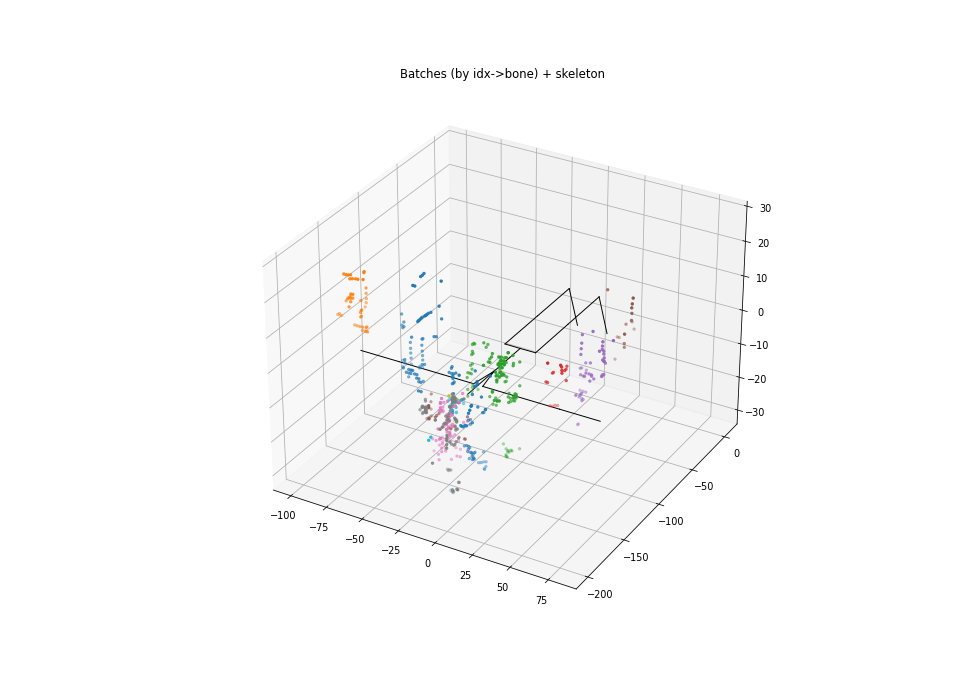

Recreate this plot in Python.
#!/usr/bin/env python3
"""Render batches + skeleton to check alignment."""
import struct, math
import numpy as np
import matplotlib
matplotlib.use('Agg')
import matplotlib.pyplot as plt
from mpl_toolkits.mplot3d import Axes3D

P='/home/hatch/workspace/agent-ops/worktrees/wrestling-teardown/wwe-wrestlemania-xix/.scratch/files/model__wrestler__000_0.ymg'
d=open(P,'rb').read()
def u32(o): return struct.unpack('>I',d[o:o+4])[0]
def f32(o): return struct.unpack('>f',d[o:o+4])[0]
def i16(o): return struct.unpack('>h',d[o:o+2])[0]
NB=71
names=[]; pars=[]; poss=[]; euls=[]
for i in range(NB):
    o=0xf3b4+i*64
    names.append(d[o+8:o+24].split(b'\x00')[0].decode('ascii','replace'))
    pars.append(u32(o+24)); poss.append(np.array([f32(o+28+j*4) for j in range(3)])); euls.append([f32(o+40+j*4) for j in range(3)])
def emat(e):
    cx,sx=math.cos(e[0]),math.sin(e[0]); cy,sy=math.cos(e[1]),math.sin(e[1]); cz,sz=math.cos(e[2]),math.sin(e[2])
    Rx=np.array([[1,0,0],[0,cx,-sx],[0,sx,cx]]); Ry=np.array([[cy,0,sy],[0,1,0],[-sy,0,cy]]); Rz=np.array([[cz,-sz,0],[sz,cz,0],[0,0,1]])
    return Rz@Ry@Rx
world=[None]*NB
def gw(i):
    if world[i] is not None: return world[i]
    p=pars[i]; R=emat(euls[i])
    M=np.eye(4); M[:3,:3]=R; M[:3,3]=poss[i]
    world[i]=M if (p==0xFFFFFFFF or p>=NB) else gw(p)@M
    return world[i]
for i in range(NB): gw(i)

bt=0x7ca0
batches=[]
for r in range(1,14):
    o=bt+r*8
    idx,c1=d[o],d[o+1]; off=u32(o+4)
    base=0x80+off
    verts=np.array([(i16(base+i*12)/64.0, i16(base+i*12+2)/64.0, i16(base+i*12+4)/64.0) for i in range(c1)])
    batches.append(dict(idx=idx,verts=verts))
# idx -> bone: body->Spine1(4), arm->R UArm(20), hand->R Hand(23), waists->Pelvis(2),
# l_leg->L Thigh(66), knee->L Calf(68), foot->L Foot(69), head parts->Head(6)
idx_bone={0:4,1:20,2:23,3:2,4:66,5:68,6:69,7:6,8:6,9:6,10:6,11:6,12:6}
fig=plt.figure(figsize=(14,10))
ax=fig.add_subplot(111,projection='3d')
colors=plt.cm.tab10(np.linspace(0,1,13))
for b in batches:
    M=world[idx_bone[b['idx']]]
    homo=np.hstack([b['verts'],np.ones((len(b['verts']),1))])
    wpts=(M@homo.T).T[:,:3]
    ax.scatter(wpts[:,0],wpts[:,1],wpts[:,2],s=6,c=[colors[b['idx']]])
# skeleton
main=[2,3,4,5,6,19,20,22,23,40,41,43,44,61,63,64,65,66,68,69,70]
for bi in main:
    p=pars[bi]
    if p in main:
        ax.plot([world[p][0,3],world[bi][0,3]],[world[p][1,3],world[bi][1,3]],[world[p][2,3],world[bi][2,3]],'k-',lw=1)
ax.set_title('Batches (by idx->bone) + skeleton')
plt.savefig('/home/hatch/workspace/wmxix-mod-testbed/teardown/wwe-wrestlemania-xix/work/dol-analysis/align_test.png', dpi=70)
print('saved')
